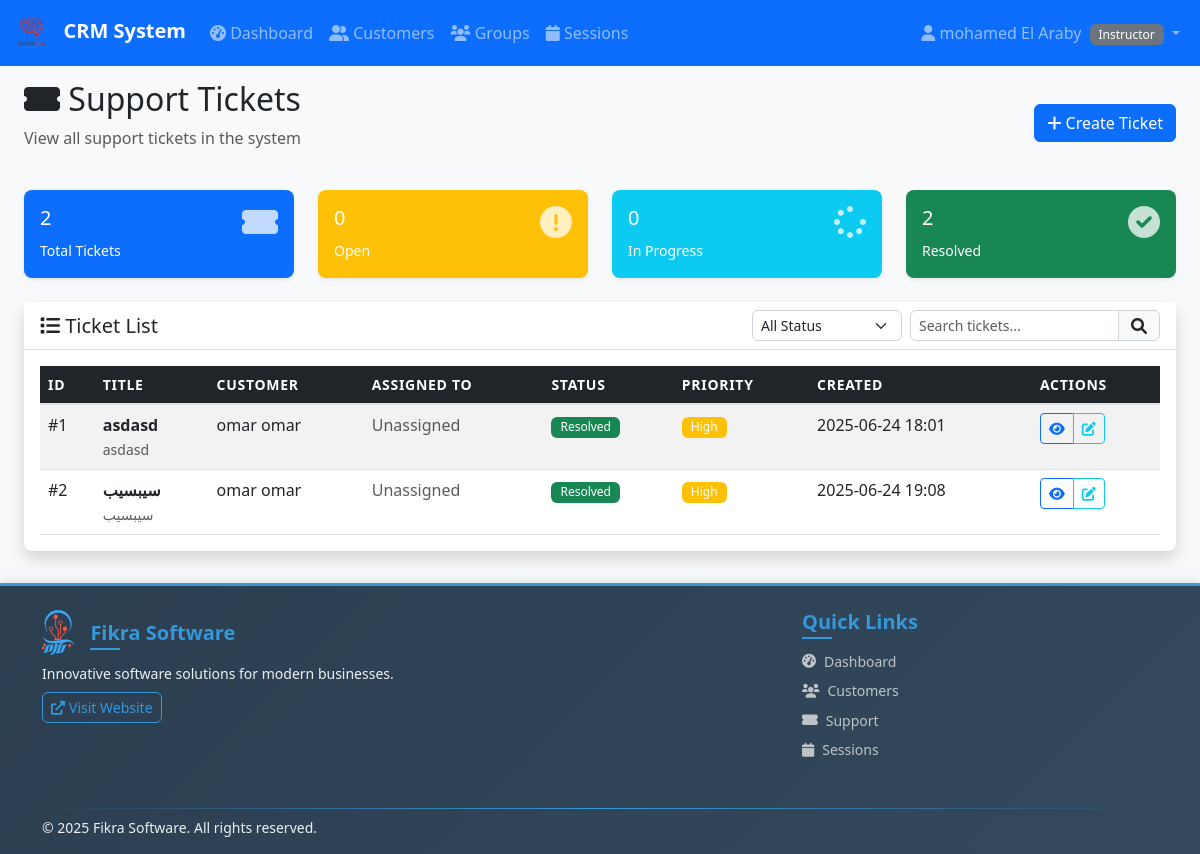
Screenshot of /tickets (signed in) with the database file from the repository.
### app.py (models this page shows)
class User(UserMixin, db.Model):
    id = db.Column(db.Integer, primary_key=True)
    username = db.Column(db.String(80), unique=True, nullable=False)
    email = db.Column(db.String(120), unique=True, nullable=False)
    password_hash = db.Column(db.String(120), nullable=False)
    role = db.Column(db.String(20), nullable=False)  # admin, instructor, customer_service
    first_name = db.Column(db.String(50), nullable=False)
    last_name = db.Column(db.String(50), nullable=False)
    created_at = db.Column(db.DateTime, default=datetime.utcnow)
    is_active = db.Column(db.Boolean, default=True)

class Ticket(db.Model):
    id = db.Column(db.Integer, primary_key=True)
    title = db.Column(db.String(100), nullable=False)
    description = db.Column(db.Text, nullable=False)
    customer_id = db.Column(db.Integer, db.ForeignKey('customer.id'), nullable=False)
    assigned_to_id = db.Column(db.Integer, db.ForeignKey('user.id'))
    status = db.Column(db.String(20), default='open')  # open, in_progress, resolved, closed
    priority = db.Column(db.String(10), default='medium')  # low, medium, high, urgent
    created_at = db.Column(db.DateTime, default=datetime.utcnow)
    resolved_at = db.Column(db.DateTime)
    resolution_notes = db.Column(db.Text)
    customer = db.relationship('Customer', backref='tickets')
    assigned_to = db.relationship('User', backref='assigned_tickets')

class Customer(db.Model):
    id = db.Column(db.Integer, primary_key=True)
    first_name = db.Column(db.String(50), nullable=False)
    last_name = db.Column(db.String(50), nullable=False)
    phone = db.Column(db.String(20))
    phone2 = db.Column(db.String(20))  # Second phone number
    age = db.Column(db.Integer)  # Customer age
    status = db.Column(db.String(20), default='active')  # active, inactive, needs_follow_up, no_show
    created_at = db.Column(db.DateTime, default=datetime.utcnow)
    initial_notes = db.Column(db.Text)
    assigned_instructors = db.relationship('User',
                                         secondary=customer_instructor_association,
                                         backref=db.backref('assigned_customers', lazy='dynamic'),
                                         lazy='dynamic')

### app.py (the view)
@app.route('/tickets')
@login_required
def tickets():
    if current_user.role == 'customer_service':
        tickets = Ticket.query.filter_by(assigned_to_id=current_user.id).all()
    else:
        tickets = Ticket.query.all()
    return render_template('tickets.html', tickets=tickets)

### templates/tickets.html (shortened to what this page needs)
{% extends "base.html" %}
{% block content %}
<div class="container-fluid">
    <div class="row">
        <div class="col-12">
            <div class="d-flex justify-content-between align-items-center mb-4">
                <div>
                    <h2><i class="fas fa-ticket-alt"></i> Support Tickets</h2>
                    <p class="text-muted">
                        {% if current_user.role == 'customer_service' %}
                        Manage your assigned support tickets
                        {% else %}
                        View all support tickets in the system
                        {% endif %}
                    </p>
                </div>
                <a href="{{ url_for('add_ticket') }}" class="btn btn-primary">
                    <i class="fas fa-plus"></i> Create Ticket
                </a>
            </div>
        </div>
    </div>
    <div class="row mb-4">
        <div class="col-md-3">
            <div class="card bg-primary text-white">
                <div class="card-body">
                    <div class="d-flex justify-content-between">
                        <div>
                            <h5>{{ tickets|length }}</h5>
                            <small>Total Tickets</small>
                        </div>
                        <i class="fas fa-ticket-alt fa-2x opacity-75"></i>
                    </div>
                </div>
            </div>
        </div>
        <div class="col-md-3">
            <div class="card bg-warning text-white">
                <div class="card-body">
                    <div class="d-flex justify-content-between">
                        <div>
                            <h5>{{ tickets|selectattr('status', 'eq', 'open')|list|length }}</h5>
                            <small>Open</small>
                        </div>
                        <i class="fas fa-exclamation-circle fa-2x opacity-75"></i>
                    </div>
                </div>
            </div>
        </div>
        <div class="col-md-3">
            <div class="card bg-info text-white">
                <div class="card-body">
                    <div class="d-flex justify-content-between">
                        <div>
                            <h5>{{ tickets|selectattr('status', 'eq', 'in_progress')|list|length }}</h5>
                            <small>In Progress</small>
                        </div>
                        <i class="fas fa-spinner fa-2x opacity-75"></i>
                    </div>
                </div>
            </div>
        </div>
        <div class="col-md-3">
            <div class="card bg-success text-white">
                <div class="card-body">
                    <div class="d-flex justify-content-between">
                        <div>
                            <h5>{{ tickets|selectattr('status', 'eq', 'resolved')|list|length }}</h5>
                            <small>Resolved</small>
                        </div>
                        <i class="fas fa-check-circle fa-2x opacity-75"></i>
                    </div>
                </div>
            </div>
        </div>
    </div>
    <div class="row">
        <div class="col-12">
            <div class="card shadow">
                <div class="card-header">
                    <div class="d-flex justify-content-between align-items-center">
                        <h5 class="card-title mb-0"><i class="fas fa-list"></i> Ticket List</h5>
                        <div class="d-flex gap-2">
                            <select class="form-select form-select-sm" id="statusFilter" style="width: 150px;">
                                <option value="">All Status</option>
                            </select>
                            <div class="input-group" style="width: 250px;">
                                <input type="text" class="form-control form-control-sm" id="searchInput"
                                    placeholder="Search tickets...">
                                <span class="input-group-text"><i class="fas fa-search"></i></span>
                            </div>
                        </div>
                    </div>
                </div>
                <div class="card-body">
                    <div class="table-responsive">
                        <table class="table table-striped table-hover" id="ticketsTable">
                            <thead class="table-dark">
                                <tr>
                                    <th>ID</th>
                                    <th>Title</th>
                                    <th>Customer</th>
                                    <th>Assigned To</th>
                                    <th>Status</th>
                                    <th>Priority</th>
                                    <th>Created</th>
                                    <th>Actions</th>
                                </tr>
                            </thead>
                            <tbody>
                                {% for ticket in tickets %}
                                <tr data-status="{{ ticket.status }}" data-priority="{{ ticket.priority }}">
                                    <td>#{{ ticket.id }}</td>
                                    <td>
                                        <strong>{{ ticket.title }}</strong>
                                        <br><small class="text-muted">{{ ticket.description[:50] }}</small>
                                    </td>
                                    <td>{{ ticket.customer.first_name }} {{ ticket.customer.last_name }}</td>
                                    <td>
                                        {% if ticket.assigned_to %}
                                        {{ ticket.assigned_to.first_name }} {{ ticket.assigned_to.last_name }}
                                        {% else %}
                                        <span class="text-muted">Unassigned</span>
                                        {% endif %}
                                    </td>
                                    <td>
                                        <span
                                            class="badge bg-{{ 'warning' if ticket.status == 'open' else 'info' if ticket.status == 'in_progress' else 'success' if ticket.status == 'resolved' else 'secondary' }}">
                                            {{ ticket.status.replace('_', ' ').title() }}
                                        </span>
                                    </td>
                                    <td>
                                        <span
                                            class="badge bg-{{ 'danger' if ticket.priority == 'urgent' else 'warning' if ticket.priority == 'high' else 'info' if ticket.priority == 'medium' else 'secondary' }}">
                                            {{ ticket.priority.title() }}
                                        </span>
                                    </td>
                                    <td>{{ ticket.created_at.strftime('%Y-%m-%d %H:%M') }}</td>
                                    <td>
                                        <div class="btn-group btn-group-sm" role="group">
                                            <a href="{{ url_for('ticket_detail', ticket_id=ticket.id) }}"
                                                class="btn btn-outline-primary btn-sm" title="View Details">
                                                <i class="fas fa-eye"></i>
                                            </a>
                                            <a href="{{ url_for('edit_ticket', ticket_id=ticket.id) }}"
                                                class="btn btn-outline-info btn-sm" title="Edit">
                                                <i class="fas fa-edit"></i>
                                            </a>
                                        </div>
                                    </td>
                                </tr>
                                {% endfor %}
                            </tbody>
                        </table>
                    </div>
                </div>
            </div>
        </div>
    </div>
</div>
{% endblock %}

### templates/base.html (shortened to what this page needs)
<!DOCTYPE html>
<html lang="en">
<head>
    <link href="https://cdn.jsdelivr.net/npm/bootstrap@5.3.0/dist/css/bootstrap.min.css" rel="stylesheet">
    <link href="https://cdnjs.cloudflare.com/ajax/libs/font-awesome/6.0.0/css/all.min.css" rel="stylesheet">
    <link href="{{ url_for('static', filename='css/style.css') }}" rel="stylesheet">
</head>
<body>
    {% if current_user.is_authenticated %}
    <nav class="navbar navbar-expand-lg navbar-dark bg-primary">
        <div class="container-fluid">
            <a class="navbar-brand" href="{{ url_for('dashboard') }}">
                <img src="{{ url_for('static', filename='images/GENIOTECH.png') }}" alt="GENIO TECH" height="40"
                    class="me-2">
                CRM System
            </a>
            <div class="collapse navbar-collapse" id="navbarNav">
                <ul class="navbar-nav me-auto">
                    <li class="nav-item">
                        <a class="nav-link" href="{{ url_for('dashboard') }}">
                            <i class="fas fa-tachometer-alt"></i> Dashboard
                        </a>
                    </li>
                    <li class="nav-item">
                        <a class="nav-link" href="{{ url_for('customers') }}">
                            <i class="fas fa-user-friends"></i> Customers
                        </a>
                    </li>
                    <li class="nav-item">
                        <a class="nav-link" href="{{ url_for('groups') }}">
                            <i class="fas fa-users"></i> Groups
                        </a>
                    </li>
                    {% if current_user.role in ['instructor', 'admin'] %}
                    <li class="nav-item">
                        <a class="nav-link" href="{{ url_for('sessions') }}">
                            <i class="fas fa-calendar"></i> Sessions
                        </a>
                    </li>
                    {% endif %}
                </ul>
                <ul class="navbar-nav">
                    <li class="nav-item dropdown">
                        <a class="nav-link dropdown-toggle" href="#" role="button" data-bs-toggle="dropdown">
                            <i class="fas fa-user"></i> {{ current_user.first_name }} {{ current_user.last_name }}
                            <span class="badge bg-secondary ms-1">{{ current_user.role.title() }}</span>
                        </a>
                    </li>
                </ul>
            </div>
        </div>
    </nav>
    {% endif %}
    <main class="{% if current_user.is_authenticated %}container-fluid mt-4{% endif %}">
        {% block content %}{% endblock %}
    </main>
    <footer class="footer">
        <div class="container">
            <div class="row justify-content-between">
                <div class="col-lg-6 col-md-6 mb-3">
                    <div class="d-flex align-items-center mb-2">
                        <h5 class="mb-0">Fikra Software</h5>
                    </div>
                    <p class="mb-2">Innovative software solutions for modern businesses.</p>
                    <a href="https://fikra.solutions/" target="_blank" class="btn btn-outline-primary btn-sm">
                        <i class="fas fa-external-link-alt me-1"></i> Visit Website
                    </a>
                </div>
                <div class="col-lg-4 col-md-6 mb-3">
                    <h5>Quick Links</h5>
                    <ul class="list-unstyled">
                        <li class="mb-2"><a
                                href="{{ url_for('dashboard') if current_user.is_authenticated else url_for('login') }}"><i
                                    class="fas fa-tachometer-alt me-2"></i>Dashboard</a></li>
                        <li class="mb-2"><a
                                href="{{ url_for('customers') if current_user.is_authenticated else '#' }}"><i
                                    class="fas fa-users me-2"></i>Customers</a></li>
                        <li class="mb-2"><a href="{{ url_for('tickets') if current_user.is_authenticated else '#' }}"><i
                                    class="fas fa-ticket-alt me-2"></i>Support</a></li>
                        <li class="mb-2"><a
                                href="{{ url_for('sessions') if current_user.is_authenticated else '#' }}"><i
                                    class="fas fa-calendar me-2"></i>Sessions</a></li>
                    </ul>
                </div>
            </div>
            <div class="footer-divider"></div>
            <div class="row align-items-center">
                <div class="col-md-8">
                    <p class="mb-0">© <span id="current-year"></span> Fikra Software. All rights reserved.</p>
                </div>
            </div>
        </div>
    </footer>
</body>
</html>

### rows the page displays
User: first_name "mohamed", last_name "El Araby", role "Instructor"
Ticket: id "1", title "asdasd", description "asdasd", customer.first_name "omar", customer.last_name "omar", status.replace "Resolved", priority "High", created_at "2025-06-24 18:01"
Ticket: id "2", title "سيبسيب", description "سيبسيب", customer.first_name "omar", customer.last_name "omar", status.replace "Resolved", priority "High", created_at "2025-06-24 19:08"

### other values shown
{{ tickets|length }} "2"
{{ tickets|selectattr('status', 'eq', 'open')|list|length }} "0"
{{ tickets|selectattr('status', 'eq', 'in_progress')|list|length }} "0"
{{ tickets|selectattr('status', 'eq', 'resolved')|list|length }} "2"
